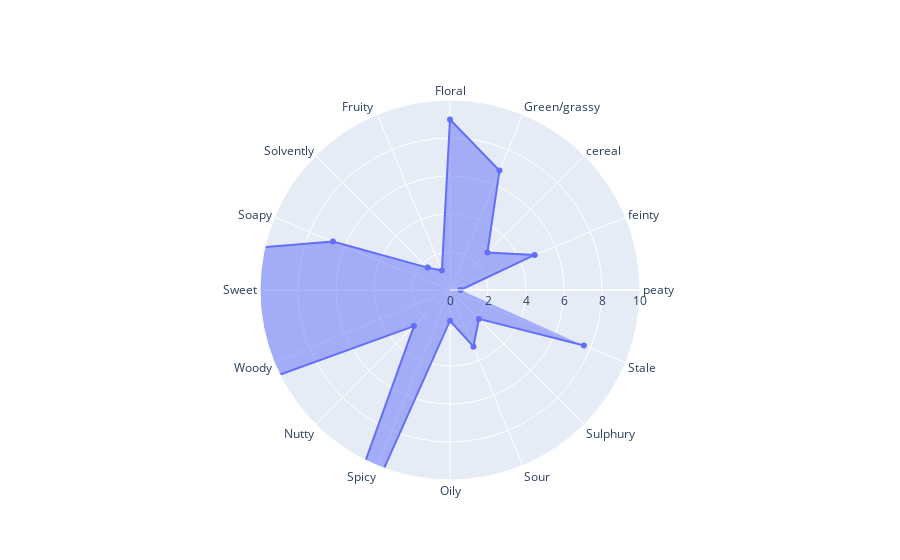

Notebook code cell kept with this figure:
### Code cell
import plotly.graph_objects as go

fig = go.Figure(data=go.Scatterpolar(
  r=(np.array(final_OSA.sum()*10)),
  theta=list(final_OSA.columns),
  fill='toself'
))

fig.update_layout(
  polar=dict(
    radialaxis=dict(
      visible=True,
       range=[0, 10]
    ),
  ),
  showlegend=False
)

fig.show()

### Figure 1 — Plotly figure (JSON) as saved in the notebook; plotly's stock layout.template omitted (floating-point values rounded to 4 significant figures)
{"data": [{"fill": "toself", "r": [0.5511, 4.825, 2.786, 6.808, 8.974, 1.113, 1.667, 6.67, 36.9, 25.44, 2.687, 23.96, 1.616, 3.228, 2.151, 7.629], "theta": ["peaty", "feinty", "cereal", "Green/grassy", "Floral", "Fruity ", "Solvently", "Soapy", "Sweet", "Woody", "Nutty", "Spicy", "Oily", "Sour", "Sulphury", "Stale"], "type": "scatterpolar"}], "layout": {"polar": {"radialaxis": {"range": [0, 10], "visible": true}}, "showlegend": false}}
